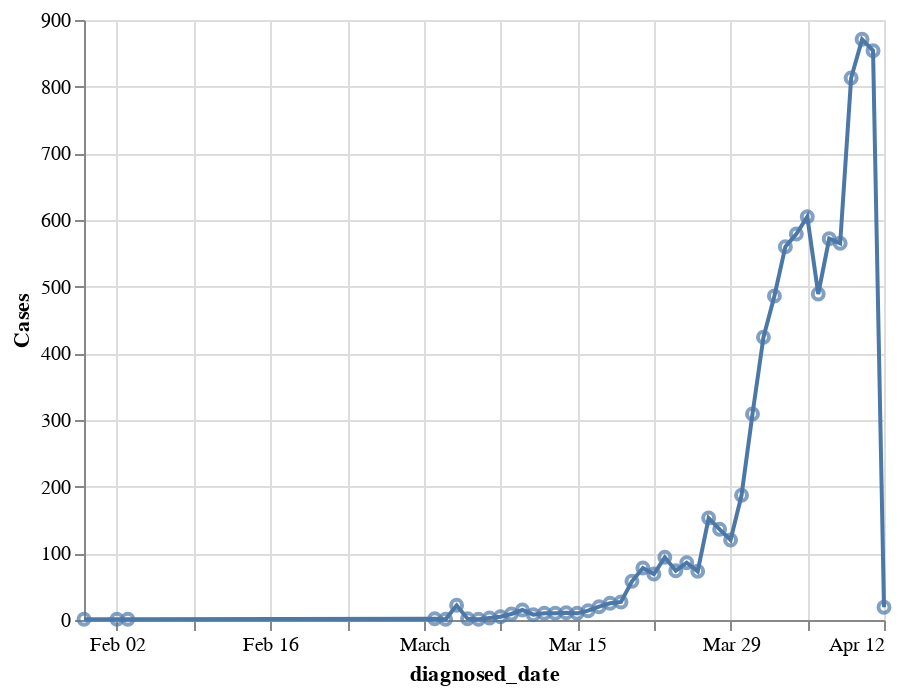

Notebook source saved alongside this figure:
### Code cell
#hide_input
import altair as alt
from altair.expr import datum
#draw_plot_alt(graph_df,14,"West Bengal")
wb_df=graph_df.reset_index()
wb_df=wb_df[["diagnosed_date",0]]
wb_df.rename(columns={0:'Cases'},inplace=True)
wb_df=wb_df.groupby("diagnosed_date").sum().reset_index()
#wb_df
alt.Chart(wb_df).mark_bar(color='firebrick').encode(
    alt.X('diagnosed_date', title='India'),
    alt.Y('sum(Cases)', title='Number of Cases per day')
).interactive()

base = alt.Chart(wb_df).encode(
    x='diagnosed_date:T',
    y='Cases:Q'
)

base.mark_line() + base.mark_point()
#wb_df

### Figure 1 — Vega-Lite specification as saved in the notebook (floating-point values rounded to 4 significant figures)
{"config": {"view": {"continuousWidth": 400, "continuousHeight": 300}}, "layer": [{"mark": "line", "encoding": {"x": {"type": "temporal", "field": "diagnosed_date"}, "y": {"type": "quantitative", "field": "Cases"}}}, {"mark": "point", "encoding": {"x": {"type": "temporal", "field": "diagnosed_date"}, "y": {"type": "quantitative", "field": "Cases"}}}], "data": {"name": "data-c2812c8890a66ae6386ce9d20b02bcf7"}, "$schema": "https://vega.github.io/schema/vega-lite/v4.8.1.json", "datasets": {"data-c2812c8890a66ae6386ce9d20b02bcf7": [{"diagnosed_date": "2020-01-30T00:00:00", "Cases": 1}, {"diagnosed_date": "2020-02-02T00:00:00", "Cases": 1}, {"diagnosed_date": "2020-02-03T00:00:00", "Cases": 1}, {"diagnosed_date": "2020-03-02T00:00:00", "Cases": 2}, {"diagnosed_date": "2020-03-03T00:00:00", "Cases": 1}, {"diagnosed_date": "2020-03-04T00:00:00", "Cases": 22}, {"diagnosed_date": "2020-03-05T00:00:00", "Cases": 2}, {"diagnosed_date": "2020-03-06T00:00:00", "Cases": 1}, {"diagnosed_date": "2020-03-07T00:00:00", "Cases": 3}, {"diagnosed_date": "2020-03-08T00:00:00", "Cases": 5}, {"diagnosed_date": "2020-03-09T00:00:00", "Cases": 9}, {"diagnosed_date": "2020-03-10T00:00:00", "Cases": 15}, {"diagnosed_date": "2020-03-11T00:00:00", "Cases": 8}, {"diagnosed_date": "2020-03-12T00:00:00", "Cases": 10}, {"diagnosed_date": "2020-03-13T00:00:00", "Cases": 10}, {"diagnosed_date": "2020-03-14T00:00:00", "Cases": 11}, {"diagnosed_date": "2020-03-15T00:00:00", "Cases": 10}, {"diagnosed_date": "2020-03-16T00:00:00", "Cases": 14}, {"diagnosed_date": "2020-03-17T00:00:00", "Cases": 20}, {"diagnosed_date": "2020-03-18T00:00:00", "Cases": 25}, {"diagnosed_date": "2020-03-19T00:00:00", "Cases": 27}, {"diagnosed_date": "2020-03-20T00:00:00", "Cases": 58}, {"diagnosed_date": "2020-03-21T00:00:00", "Cases": 78}, {"diagnosed_date": "2020-03-22T00:00:00", "Cases": 69}, {"diagnosed_date": "2020-03-23T00:00:00", "Cases": 94}, {"diagnosed_date": "2020-03-24T00:00:00", "Cases": 74}, {"diagnosed_date": "2020-03-25T00:00:00", "Cases": 86}, {"diagnosed_date": "2020-03-26T00:00:00", "Cases": 73}, {"diagnosed_date": "2020-03-27T00:00:00", "Cases": 153}, {"diagnosed_date": "2020-03-28T00:00:00", "Cases": 136}, {"diagnosed_date": "2020-03-29T00:00:00", "Cases": 120}, {"diagnosed_date": "2020-03-30T00:00:00", "Cases": 187}, {"diagnosed_date": "2020-03-31T00:00:00", "Cases": 309}, {"diagnosed_date": "2020-04-01T00:00:00", "Cases": 424}, {"diagnosed_date": "2020-04-02T00:00:00", "Cases": 486}, {"diagnosed_date": "2020-04-03T00:00:00", "Cases": 560}, {"diagnosed_date": "2020-04-04T00:00:00", "Cases": 579}, {"diagnosed_date": "2020-04-05T00:00:00", "Cases": 605}, {"diagnosed_date": "2020-04-06T00:00:00", "Cases": 489}, {"diagnosed_date": "2020-04-07T00:00:00", "Cases": 572}, {"diagnosed_date": "2020-04-08T00:00:00", "Cases": 565}, {"diagnosed_date": "2020-04-09T00:00:00", "Cases": 813}, {"diagnosed_date": "2020-04-10T00:00:00", "Cases": 871}, {"diagnosed_date": "2020-04-11T00:00:00", "Cases": 854}, {"diagnosed_date": "2020-04-12T00:00:00", "Cases": 19}]}}
